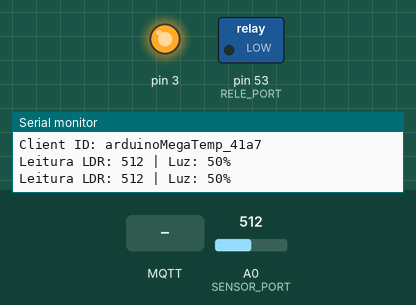
Simulated run of this program. Board: Arduino Mega 2560, built for the host (arithmetic inside an expression is 32-bit, double 64-bit). Shown: switched loads named in the program (green lamp = pin HIGH), output pins drawn as LEDs (lit = HIGH), the last lines printed to the serial monitor. Inputs (shaded band) come from the test bench; at power-on: A0 (SENSOR_PORT) = 512. WiFi joins after 1.5 s; servers stay silent unless stated; random numbers use the default seed unless the program sets one; no MQTT or app messages arrive unless stated.

Above: at 4.9 s.
5.0 s: MQTT message "0" arrives on the first subscribed topic
At 6.2 s:
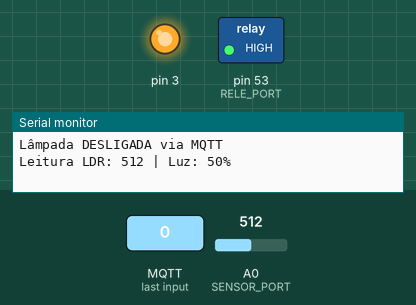
6.5 s: MQTT message "1" arrives on the first subscribed topic
At 7.5 s:
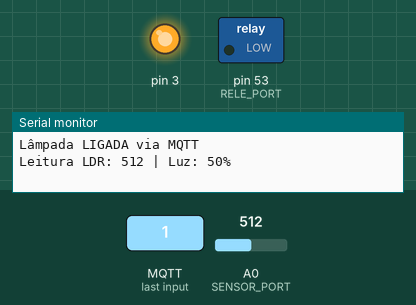
Timing chart, 0 to 9.5 s (numbered marks = the images above; inputs shaded):
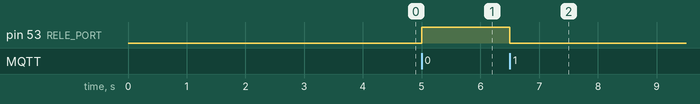

The program:

main.cpp
```cpp
#include <Arduino.h>
#include <SPI.h>
#include <Ethernet.h>
#include <PubSubClient.h>


int RELE_PORT = 53;
int SENSOR_PORT = A0;

// ----------------------
// CONFIGURAÇÃO ETHERNET
// ----------------------
byte mac[] = { 0xDE, 0xAD, 0xBE, 0xEF, 0xFE, 0xED };
IPAddress ip(192, 168, 100, 177);
IPAddress dns(192, 168, 100, 254);
IPAddress gateway(192, 168, 100, 254);
IPAddress subnet(255, 255, 255, 0);


// Tempo entre as leituras
const long intervalo = 1000;
unsigned long tempoAnterior = 0;

// MQTT Configuration
const char* mqttServer = "192.168.100.150"; //Ex. "broker.hivemq.com";
const char* mqttUsername = "admin";
const char* mqttPassword = "hivemq";
const int mqtt_port = 1883;
const char* mqttTopic = "arduino/luz";

// Rede Ethernet
EthernetClient ethClient;
PubSubClient client(ethClient);

// ----------------------
// FUNÇÕES MQTT - Reconecta ao servidor MQTT
// ----------------------
void reconnect() {
  while (!client.connected()) {
    Serial.print("Tentando conectar ao MQTT...");

    // Gera um client ID único
    String clientId = "arduinoMegaTemp_";
    clientId += String(random(0xffff), HEX);

    // Conecta no servidor, se der certo fala o ID do Client
    if (client.connect(clientId.c_str(), mqttUsername, mqttPassword)) {
      Serial.println(" conectado!");
      Serial.print("Client ID: ");
      Serial.println(clientId);
      client.subscribe("arduino/lampada");
    } else {
      // Se deu errado apresenta o que falhou.
      Serial.print(" falhou, rc=");
      Serial.print(client.state());
      Serial.print(" - ");

      //Código de erro
      switch(client.state()) {
        case -4: Serial.println("Timeout na conexão"); break;
        case -3: Serial.println("Conexão perdida"); break;
        case -2: Serial.println("Falha na conexão de rede"); break;
        case -1: Serial.println("Cliente desconectado"); break;
        case 1: Serial.println("Protocolo inválido"); break;
        case 2: Serial.println("Client ID rejeitado"); break;
        case 3: Serial.println("Servidor indisponível"); break;
        case 4: Serial.println("Credenciais inválidas"); break;
        case 5: Serial.println("Não autorizado"); break;
        default: Serial.println("Erro desconhecido"); break;
      }

      // Se falhou aguarda 5s antes de tentar novamente.
      delay(5000);
    }
  }
}

// Função que roda quando chega mensagem no tópico assinado
void callback(char* topic, byte* payload, unsigned int length) {
  Serial.print("Mensagem chegou no tópico: ");
  Serial.print(topic);
  Serial.print(" | Conteúdo: ");

  // Converte o payload para char para facilitar a comparação
  char comando = (char)payload[0];
  Serial.println(comando);

  // Lógica de controle (Ex: '1' liga, '0' desliga)
  // Supondo que o RELÉ está no pino 4 e aciona com LOW (comum em módulos relé)
  if (comando == '1') {
    digitalWrite(RELE_PORT, LOW); // Liga (se for relé ativo baixo)
    Serial.println("Lâmpada LIGADA via MQTT");
  }
  else if (comando == '0') {
    digitalWrite(RELE_PORT, HIGH); // Desliga
    Serial.println("Lâmpada DESLIGADA via MQTT");
  }
}

void setup() {
  pinMode(3, OUTPUT);
  digitalWrite(3, HIGH);

  pinMode(RELE_PORT, OUTPUT);

  //Configura a serial
  Serial.begin(9600);
  while (!Serial) {
    ; // Aguarda porta serial conectar
  }

  Serial.println("=== INICIANDO SISTEMA ===");
  Serial.println("Configurando Ethernet...");

  // Tenta DHCP primeiro
  if (Ethernet.begin(mac) == 0) {
    Serial.println("DHCP falhou, usando IP fixo...");
    Ethernet.begin(mac, ip, gateway, dns);

  } else {
    Serial.println("DHCP conectado com sucesso!");
  }

  // Aguarda estabilizar a conexão
  delay(2000);

  if (Ethernet.hardwareStatus() == EthernetNoHardware) {
    Serial.println("ERRO: Shield nao detectado. Verifique o encaixe.");
  }
  else if (Ethernet.linkStatus() == LinkOFF) {
    Serial.println("ERRO: Shield detectado, mas CABO desconectado.");
  }
  else {
    Serial.println("SUCESSO: Hardware OK e Cabo Conectado!");
    Serial.print("IP Configurado: ");
    Serial.println(Ethernet.localIP());
  }

  // Mostra a configuração de Rede
  Serial.print("IP obtido: ");
  Serial.println(Ethernet.localIP());
  Serial.print("Gateway: ");
  Serial.println(Ethernet.gatewayIP());
  Serial.print("DNS: ");
  Serial.println(Ethernet.dnsServerIP());

  // Teste de conectividade básica
  Serial.println("Testando conectividade...");
  Serial.print("Conectando ao broker ");
  Serial.print(mqttServer);
  Serial.print(":");
  Serial.println(mqtt_port);

  // Configura o servidor MQTT
  client.setServer(mqttServer, mqtt_port);
  client.setCallback(callback);

  // Configuração adicional do cliente MQTT
  client.setKeepAlive(60);
  client.setSocketTimeout(30);

  Serial.println("Sistema iniciado. Pronto para ler encoder e enviar via MQTT.");
  Serial.println("Envie 'Z' via serial para zerar o encoder.");
  Serial.println("=====================================");
}

void loop() {

  // Se desconectar do Broker MQTT reconecta
  if (!client.connected()) {
    reconnect();
  }
  // Você precisa executar essa função de tempos em tempos.
  // Essa função mantém a conexão com o broker MQTT
  client.loop();

  // Faz uma atualização a cada segundo sem travar o loop.
  unsigned long tempoAtual = millis();

  // Se passou 1 segundo entra no loop.
  if (tempoAtual - tempoAnterior >= intervalo) {
    tempoAnterior = tempoAtual;

    //Lê a temperatura
    int leituraBruta = analogRead(SENSOR_PORT);
    int porcentagem = map(leituraBruta, 0, 1023, 0, 100);

    // Constrói a mensagem para o MQTT
    char mensagem[10];
    itoa(porcentagem, mensagem, 10);

    Serial.print("Leitura LDR: ");
    Serial.print(leituraBruta);
    Serial.print(" | Luz: ");
    Serial.print(mensagem);
    Serial.println("%");

    // Publica a mensagem no broker MQTT se estiver conectado
    if (client.connected()) {
      client.publish(mqttTopic, mensagem);
    }
  }
}
```

Measured:
- after the input at 5.0 s, pin 53 (RELE_PORT): LOW → HIGH at once
- after the input at 6.5 s, pin 53 (RELE_PORT): HIGH → LOW at once
